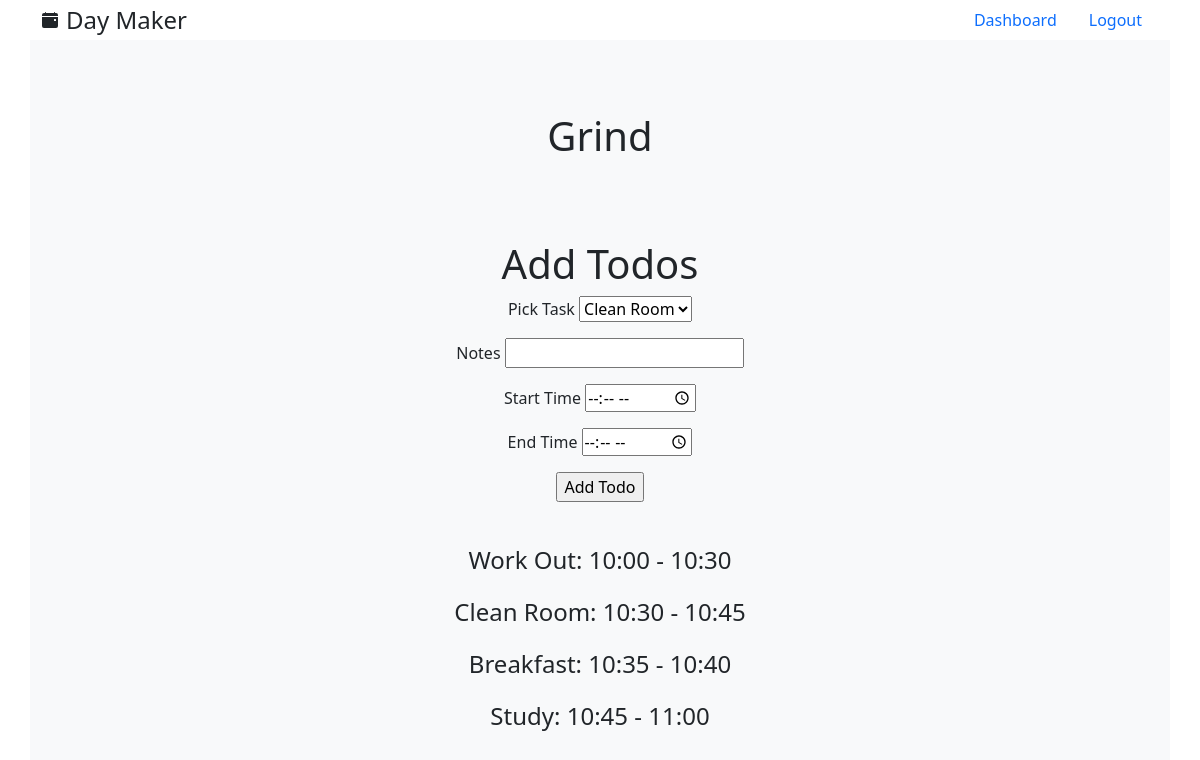
The page /view_template/Grind (signed in) on the database its author committed.
### models.py (models this page shows)
class Template(db.Model):
    id = db.Column(db.Integer, primary_key = True)
    name = db.Column(db.String(25), index=True)
    todos = db.relationship('Todo', backref='template', lazy='dynamic', cascade='all, delete, delete-orphan')
    user_id = db.Column(db.Integer, db.ForeignKey('user.id'))

class Todo(db.Model):
    id = db.Column(db.Integer, primary_key = True)
    notes = db.Column(db.String(200))
    start_time = db.Column(db.Time)
    end_time = db.Column(db.Time)
    task_id = db.Column(db.Integer, db.ForeignKey('task.id'))
    template_id = db.Column(db.Integer, db.ForeignKey('template.id'))
    task = db.relationship('Task')

class Task(db.Model):
    id = db.Column(db.Integer, primary_key = True)
    title = db.Column(db.String(50), index = True)
    user_id = db.Column(db.Integer, db.ForeignKey('user.id'))
    todos = db.relationship('Todo', lazy='dynamic', cascade='all, delete, delete-orphan')

### routes.py (the view)
@app.route('/view_template/<template>', methods=['GET', 'POST'])
@login_required
def view_template(template):
    current_template = Template.query.filter_by(user_id=current_user.id, name=template).first()
    todos = Todo.query.filter_by(template_id=current_template.id).all()
    form = TodoForm()
    form.task.choices = [(task.id, task.title) for task in Task.query.filter_by(user_id=current_user.id).all()]
    if form.validate_on_submit():
      todo = Todo(notes=form.notes.data, start_time=form.start_time.data, end_time=form.end_time.data, task_id=form.task.data, template_id=current_template.id)
      db.session.add(todo)
      db.session.commit()
      flash('Todo successfully added')
      return redirect(url_for('view_template', template=template))
    return render_template('view_template.html', template=current_template, form=form, todos=todos)

### forms.py
class TodoForm(FlaskForm):
  notes = StringField("Notes")
  start_time = TimeField("Start Time", format='%H:%M', validators=[DataRequired()])
  end_time = TimeField("End Time", validators=[DataRequired()])
  task = SelectField(u"Pick Task", coerce=int)
  submit = SubmitField("Add Todo")

### routes.py (called while the page is built)
@login_manager.user_loader
def load_user(id):
    return User.query.get(int(id))

### templates/view_template.html (shortened to what this page needs)
{% extends 'base.html' %}
{% block content %}
    <div class="container h-100 bg-light">
        <div class="row justify-content-center align-items-center h-25">
            <div class="col-6 text-center">
                <h1>{{template.name}}</h1>
            </div>
        </div>
        <div class="row justify-content-center align-items-center mb-4">
            <div class="col-6 text-center">
                <h1>Add Todos</h1>
                <form action="/view_template/{{template.name}}" method="POST">
                    <p>
                        {{ form.task.label }}
                        {{ form.task()}}
                    </p>
                    <p>
                        {{ form.notes.label }}
                        {{ form.notes()}}
                    </p>
                    <p>
                        {{ form.start_time.label }}
                        {{ form.start_time()}}
                    </p>
                    <p>
                        {{ form.end_time.label }}
                        {{ form.end_time()}}
                    </p>
                    <p> {{ form.submit() }} </p>
                </form>
            </div>
        </div>
        <div class="row justify-content-center align-items-center">
            <div class="col-6 text-center">
                {% for todo in todos|sort(attribute='start_time') %}
                <p class="fs-4">{{ todo.task.title }}: {{ todo.start_time.strftime("%H:%M") }} - {{ todo.end_time.strftime("%H:%M") }} </h4>
                {% endfor %}
            </div>
        </div>
    </div>
{% endblock %}

### templates/base.html (shortened to what this page needs)
<!DOCTYPE html>
<html lang="en">
<head>
    {% block head %}
    <link href="https://cdn.jsdelivr.net/npm/bootstrap@5.0.1/dist/css/bootstrap.min.css" rel="stylesheet">
    <link rel="stylesheet" href="../static/styles.css">
    {% endblock %}
</head>
<body >
  <div class="container">
    <header class="nav justify-content-center">
      <a href="{{url_for('home')}}" class="d-flex align-items-center mb-3 mb-md-0 me-md-auto text-dark text-decoration-none">
        <span class="fs-4 ms-2">Day Maker</span>
      </a>
      <ul class="nav nav-pills">
        {% if current_user.is_authenticated %}
          <li class="nav-item">
            <a class="nav-link" href="{{url_for('dashboard')}}">Dashboard</a>
          </li>
        {% endif %}
        {% if current_user.is_authenticated %}
        <li class="nav-item">
          <a class="nav-link" href="{{url_for('logout')}}">Logout</a>
        </li>
        {% endif %}
      </ul>
    </header>
  </div>
  {% block content %}{% endblock %}
</body>
</html>

### static/styles.css (style rules this page uses)
html, body { height: 100%; }

### rows shown on the page
Template: name "Grind"
Todo: task "Work Out", start_time "10:00", end_time "10:30"
Todo: task "Clean Room", start_time "10:30", end_time "10:45"
Todo: task "Breakfast", start_time "10:35", end_time "10:40"
Todo: task "Study", start_time "10:45", end_time "11:00"
